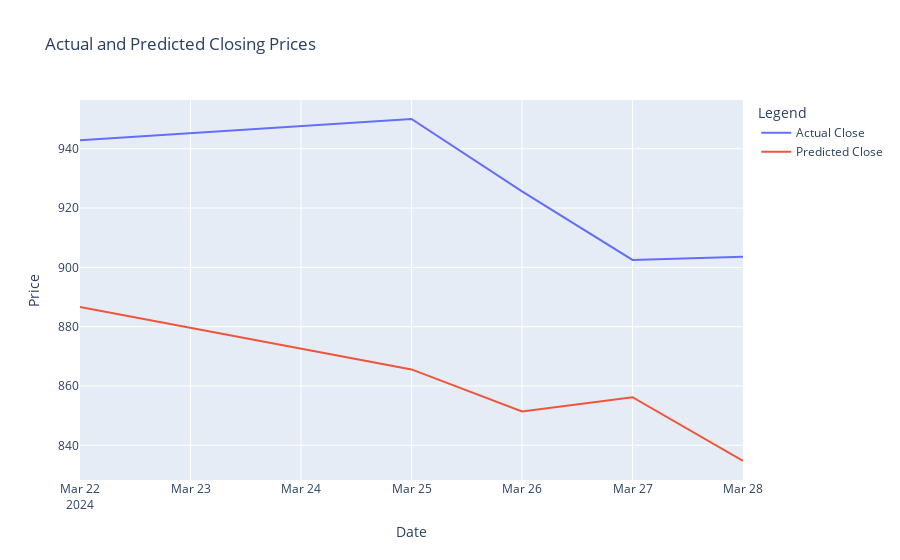

Notebook code cell kept with this figure:
### Code cell
import plotly.graph_objs as go

# Create Plotly Scatter objects
trace1 = go.Scatter(
    x=merged_df.index,
    y=merged_df['Close'],
    mode='lines',
    name='Actual Close'
)

trace2 = go.Scatter(
    x=merged_df.index,
    y=merged_df['Predicted_Close'],
    mode='lines',
    name='Predicted Close'
)

# Create and show the combined graph
fig = go.Figure(data=[trace1, trace2])
fig.update_layout(
    title='Actual and Predicted Closing Prices',
    xaxis_title='Date',
    yaxis_title='Price',
    legend_title='Legend'
)

fig.show()

### Figure 1 — Plotly figure (JSON) as saved in the notebook; plotly's stock layout.template omitted (floating-point values rounded to 4 significant figures)
{"data": [{"mode": "lines", "name": "Actual Close", "type": "scatter", "x": ["2024-03-22T00:00:00", "2024-03-25T00:00:00", "2024-03-26T00:00:00", "2024-03-27T00:00:00", "2024-03-28T00:00:00"], "y": [942.9, 950.0, 925.6, 902.5, 903.6]}, {"mode": "lines", "name": "Predicted Close", "type": "scatter", "x": ["2024-03-22T00:00:00", "2024-03-25T00:00:00", "2024-03-26T00:00:00", "2024-03-27T00:00:00", "2024-03-28T00:00:00"], "y": [886.6, 865.6, 851.4, 856.2, 834.7]}], "layout": {"autosize": true, "legend": {"title": {"text": "Legend"}}, "title": {"text": "Actual and Predicted Closing Prices"}, "xaxis": {"autorange": true, "range": ["2024-03-22", "2024-03-28"], "title": {"text": "Date"}, "type": "date"}, "yaxis": {"autorange": true, "range": [828.3, 956.4], "title": {"text": "Price"}, "type": "linear"}}}
